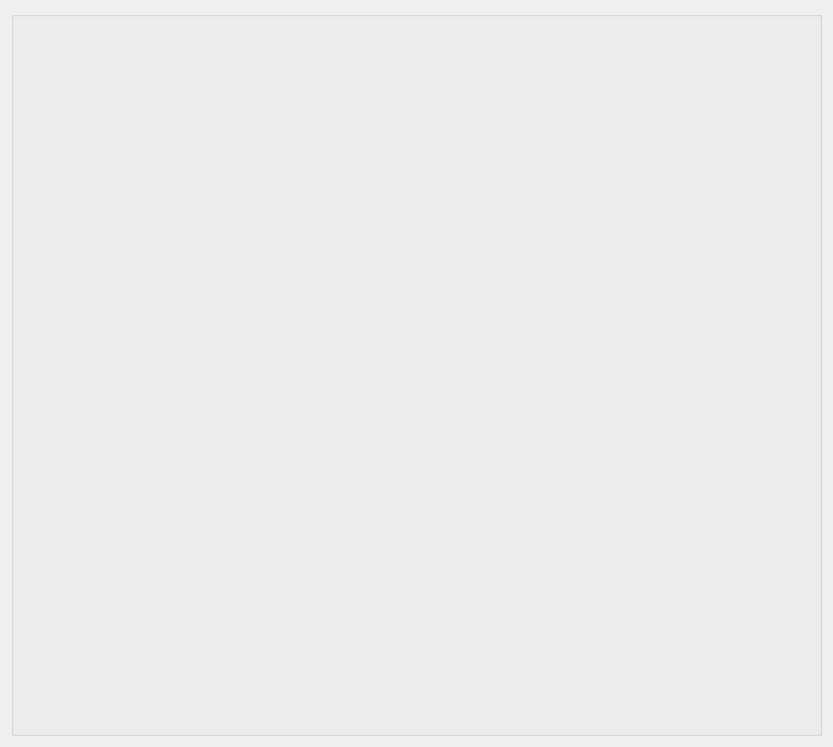
<?xml version="1.0" encoding="UTF-8"?>
<ui version="4.0">
 <class>residualsVisualization</class>
 <widget class="QDialog" name="residualsVisualization">
  <property name="geometry">
   <rect>
    <x>0</x>
    <y>0</y>
    <width>833</width>
    <height>747</height>
   </rect>
  </property>
  <property name="windowTitle">
   <string>Residuals</string>
  </property>
  <layout class="QGridLayout" name="residualsLayout">
   <item row="0" column="0">
    <widget class="QGroupBox" name="residualsGroupbox">
     <property name="title">
      <string/>
     </property>
    </widget>
   </item>
  </layout>
 </widget>
 <resources/>
 <connections/>
</ui>
